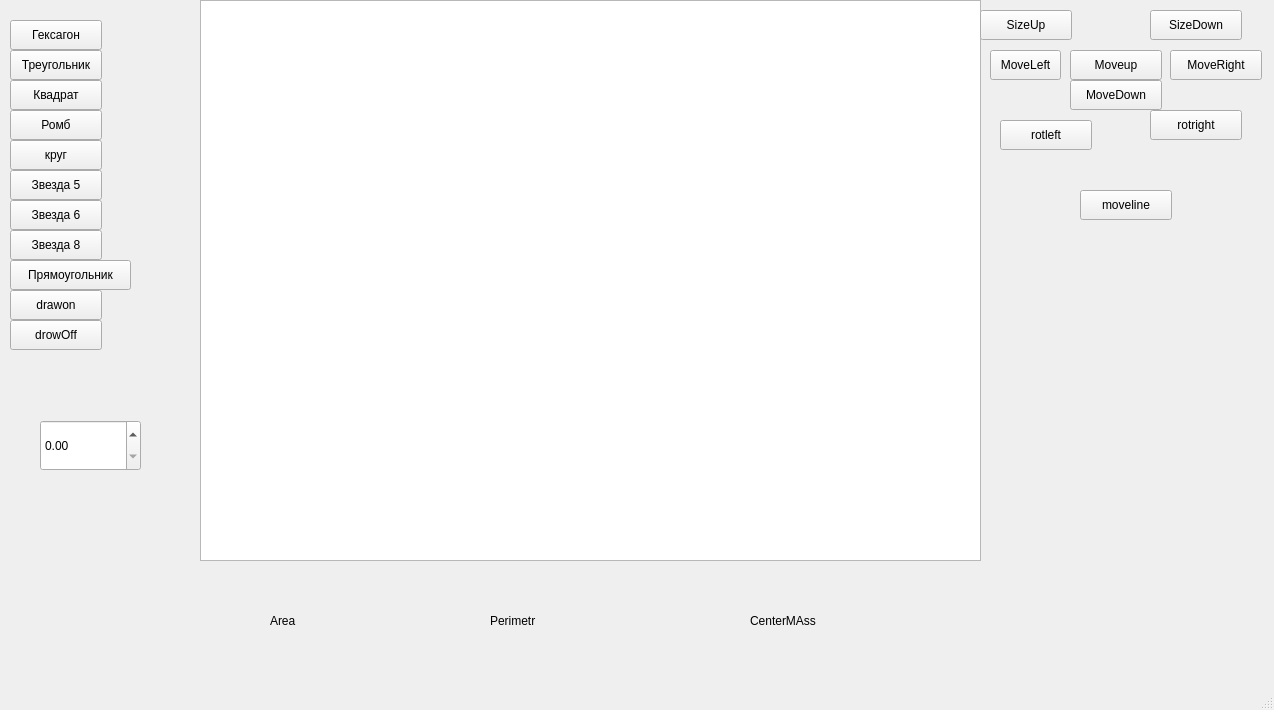
<?xml version="1.0" encoding="UTF-8"?>
<ui version="4.0">
 <class>MainWindow</class>
 <widget class="QMainWindow" name="MainWindow">
  <property name="geometry">
   <rect>
    <x>0</x>
    <y>0</y>
    <width>1274</width>
    <height>710</height>
   </rect>
  </property>
  <property name="windowTitle">
   <string>MainWindow</string>
  </property>
  <widget class="QWidget" name="centralwidget">
   <widget class="QGraphicsView" name="graphicsView">
    <property name="geometry">
     <rect>
      <x>200</x>
      <y>0</y>
      <width>781</width>
      <height>561</height>
     </rect>
    </property>
   </widget>
   <widget class="QPushButton" name="pushButton_triangle">
    <property name="geometry">
     <rect>
      <x>10</x>
      <y>50</y>
      <width>92</width>
      <height>30</height>
     </rect>
    </property>
    <property name="text">
     <string>Треугольник</string>
    </property>
   </widget>
   <widget class="QPushButton" name="pushButton_square">
    <property name="geometry">
     <rect>
      <x>10</x>
      <y>80</y>
      <width>92</width>
      <height>30</height>
     </rect>
    </property>
    <property name="text">
     <string>Квадрат</string>
    </property>
   </widget>
   <widget class="QPushButton" name="pushButton_rhombus">
    <property name="geometry">
     <rect>
      <x>10</x>
      <y>110</y>
      <width>92</width>
      <height>30</height>
     </rect>
    </property>
    <property name="text">
     <string>Ромб</string>
    </property>
   </widget>
   <widget class="QPushButton" name="pushButton_circle">
    <property name="geometry">
     <rect>
      <x>10</x>
      <y>140</y>
      <width>92</width>
      <height>30</height>
     </rect>
    </property>
    <property name="text">
     <string>круг</string>
    </property>
   </widget>
   <widget class="QPushButton" name="pushButton_star5">
    <property name="geometry">
     <rect>
      <x>10</x>
      <y>170</y>
      <width>92</width>
      <height>30</height>
     </rect>
    </property>
    <property name="text">
     <string>Звезда 5</string>
    </property>
   </widget>
   <widget class="QPushButton" name="pushButton_star6">
    <property name="geometry">
     <rect>
      <x>10</x>
      <y>200</y>
      <width>92</width>
      <height>30</height>
     </rect>
    </property>
    <property name="text">
     <string>Звезда 6</string>
    </property>
   </widget>
   <widget class="QPushButton" name="pushButton_star8">
    <property name="geometry">
     <rect>
      <x>10</x>
      <y>230</y>
      <width>92</width>
      <height>30</height>
     </rect>
    </property>
    <property name="text">
     <string>Звезда 8</string>
    </property>
   </widget>
   <widget class="QPushButton" name="pushButton_rectangle">
    <property name="geometry">
     <rect>
      <x>10</x>
      <y>260</y>
      <width>121</width>
      <height>30</height>
     </rect>
    </property>
    <property name="text">
     <string>Прямоугольник</string>
    </property>
   </widget>
   <widget class="QPushButton" name="pushButton_hexagon">
    <property name="geometry">
     <rect>
      <x>10</x>
      <y>20</y>
      <width>92</width>
      <height>30</height>
     </rect>
    </property>
    <property name="text">
     <string>Гексагон</string>
    </property>
   </widget>
   <widget class="QPushButton" name="pushButton_sizeup">
    <property name="geometry">
     <rect>
      <x>980</x>
      <y>10</y>
      <width>92</width>
      <height>30</height>
     </rect>
    </property>
    <property name="text">
     <string>SizeUp</string>
    </property>
   </widget>
   <widget class="QPushButton" name="pushButton_sizedown">
    <property name="geometry">
     <rect>
      <x>1150</x>
      <y>10</y>
      <width>92</width>
      <height>30</height>
     </rect>
    </property>
    <property name="text">
     <string>SizeDown</string>
    </property>
   </widget>
   <widget class="QPushButton" name="pushButton_moveup">
    <property name="geometry">
     <rect>
      <x>1070</x>
      <y>50</y>
      <width>92</width>
      <height>30</height>
     </rect>
    </property>
    <property name="text">
     <string>Moveup</string>
    </property>
   </widget>
   <widget class="QPushButton" name="pushButton_movedown">
    <property name="geometry">
     <rect>
      <x>1070</x>
      <y>80</y>
      <width>92</width>
      <height>30</height>
     </rect>
    </property>
    <property name="text">
     <string>MoveDown</string>
    </property>
   </widget>
   <widget class="QLabel" name="Area">
    <property name="geometry">
     <rect>
      <x>270</x>
      <y>610</y>
      <width>67</width>
      <height>21</height>
     </rect>
    </property>
    <property name="text">
     <string>Area</string>
    </property>
   </widget>
   <widget class="QLabel" name="Perimeter">
    <property name="geometry">
     <rect>
      <x>490</x>
      <y>610</y>
      <width>67</width>
      <height>21</height>
     </rect>
    </property>
    <property name="text">
     <string>Perimetr</string>
    </property>
   </widget>
   <widget class="QLabel" name="CenterMass">
    <property name="geometry">
     <rect>
      <x>750</x>
      <y>610</y>
      <width>101</width>
      <height>21</height>
     </rect>
    </property>
    <property name="text">
     <string>CenterMAss</string>
    </property>
   </widget>
   <widget class="QPushButton" name="pushButton_moveleft">
    <property name="geometry">
     <rect>
      <x>990</x>
      <y>50</y>
      <width>71</width>
      <height>30</height>
     </rect>
    </property>
    <property name="text">
     <string>MoveLeft</string>
    </property>
   </widget>
   <widget class="QPushButton" name="pushButton_moveright">
    <property name="geometry">
     <rect>
      <x>1170</x>
      <y>50</y>
      <width>92</width>
      <height>30</height>
     </rect>
    </property>
    <property name="text">
     <string>MoveRight</string>
    </property>
   </widget>
   <widget class="QPushButton" name="pushButton_moveline">
    <property name="geometry">
     <rect>
      <x>1080</x>
      <y>190</y>
      <width>92</width>
      <height>30</height>
     </rect>
    </property>
    <property name="text">
     <string>moveline</string>
    </property>
   </widget>
   <widget class="QPushButton" name="pushButton_drawlineon">
    <property name="geometry">
     <rect>
      <x>10</x>
      <y>290</y>
      <width>92</width>
      <height>30</height>
     </rect>
    </property>
    <property name="text">
     <string>drawon</string>
    </property>
   </widget>
   <widget class="QPushButton" name="pushButton_drawlineoff">
    <property name="geometry">
     <rect>
      <x>10</x>
      <y>320</y>
      <width>92</width>
      <height>30</height>
     </rect>
    </property>
    <property name="text">
     <string>drowOff</string>
    </property>
   </widget>
   <widget class="QPushButton" name="pushButton_rotleft">
    <property name="geometry">
     <rect>
      <x>1000</x>
      <y>120</y>
      <width>92</width>
      <height>30</height>
     </rect>
    </property>
    <property name="text">
     <string>rotleft</string>
    </property>
   </widget>
   <widget class="QPushButton" name="pushButton_rotright">
    <property name="geometry">
     <rect>
      <x>1150</x>
      <y>110</y>
      <width>92</width>
      <height>30</height>
     </rect>
    </property>
    <property name="text">
     <string>rotright</string>
    </property>
   </widget>
   <widget class="QStackedWidget" name="stackedWidget">
    <property name="geometry">
     <rect>
      <x>10</x>
      <y>380</y>
      <width>161</width>
      <height>231</height>
     </rect>
    </property>
    <property name="currentIndex">
     <number>9</number>
    </property>
    <widget class="QWidget" name="page">
     <widget class="QPushButton" name="pushButton_rotlinel">
      <property name="geometry">
       <rect>
        <x>40</x>
        <y>30</y>
        <width>92</width>
        <height>30</height>
       </rect>
      </property>
      <property name="text">
       <string>rotlineleft</string>
      </property>
     </widget>
     <widget class="QPushButton" name="pushButton_rotliner">
      <property name="geometry">
       <rect>
        <x>40</x>
        <y>60</y>
        <width>92</width>
        <height>30</height>
       </rect>
      </property>
      <property name="text">
       <string>rotlineright</string>
      </property>
     </widget>
     <widget class="QPushButton" name="pushButton_sizelinedown">
      <property name="geometry">
       <rect>
        <x>40</x>
        <y>90</y>
        <width>92</width>
        <height>30</height>
       </rect>
      </property>
      <property name="text">
       <string>linedown</string>
      </property>
     </widget>
     <widget class="QPushButton" name="pushButton_sizelineup">
      <property name="geometry">
       <rect>
        <x>40</x>
        <y>120</y>
        <width>92</width>
        <height>30</height>
       </rect>
      </property>
      <property name="text">
       <string>lineup</string>
      </property>
     </widget>
    </widget>
    <widget class="QWidget" name="page_2">
     <widget class="QDoubleSpinBox" name="TriangleSpinA">
      <property name="geometry">
       <rect>
        <x>20</x>
        <y>10</y>
        <width>111</width>
        <height>41</height>
       </rect>
      </property>
     </widget>
     <widget class="QDoubleSpinBox" name="TriangleSpinB">
      <property name="geometry">
       <rect>
        <x>20</x>
        <y>50</y>
        <width>111</width>
        <height>41</height>
       </rect>
      </property>
     </widget>
     <widget class="QDoubleSpinBox" name="TriangleSpinC">
      <property name="geometry">
       <rect>
        <x>20</x>
        <y>90</y>
        <width>111</width>
        <height>41</height>
       </rect>
      </property>
     </widget>
    </widget>
    <widget class="QWidget" name="page_9"/>
    <widget class="QWidget" name="page_10"/>
    <widget class="QWidget" name="page_3"/>
    <widget class="QWidget" name="page_4">
     <widget class="QDoubleSpinBox" name="updateSizeR5">
      <property name="geometry">
       <rect>
        <x>30</x>
        <y>50</y>
        <width>111</width>
        <height>41</height>
       </rect>
      </property>
     </widget>
    </widget>
    <widget class="QWidget" name="page_5">
     <widget class="QDoubleSpinBox" name="updateSizeR">
      <property name="geometry">
       <rect>
        <x>30</x>
        <y>80</y>
        <width>111</width>
        <height>41</height>
       </rect>
      </property>
     </widget>
    </widget>
    <widget class="QWidget" name="page_6">
     <widget class="QDoubleSpinBox" name="updateSizeR8">
      <property name="geometry">
       <rect>
        <x>40</x>
        <y>50</y>
        <width>101</width>
        <height>41</height>
       </rect>
      </property>
     </widget>
    </widget>
    <widget class="QWidget" name="page_7">
     <widget class="QDoubleSpinBox" name="RectSpinL">
      <property name="geometry">
       <rect>
        <x>20</x>
        <y>30</y>
        <width>101</width>
        <height>41</height>
       </rect>
      </property>
     </widget>
     <widget class="QDoubleSpinBox" name="RectSpinW">
      <property name="geometry">
       <rect>
        <x>20</x>
        <y>70</y>
        <width>101</width>
        <height>41</height>
       </rect>
      </property>
     </widget>
    </widget>
    <widget class="QWidget" name="page_8">
     <widget class="QDoubleSpinBox" name="updateHexagon">
      <property name="geometry">
       <rect>
        <x>30</x>
        <y>40</y>
        <width>101</width>
        <height>51</height>
       </rect>
      </property>
     </widget>
    </widget>
   </widget>
  </widget>
  <widget class="QMenuBar" name="menubar">
   <property name="geometry">
    <rect>
     <x>0</x>
     <y>0</y>
     <width>1274</width>
     <height>26</height>
    </rect>
   </property>
  </widget>
  <widget class="QStatusBar" name="statusbar"/>
 </widget>
 <resources/>
 <connections/>
</ui>
